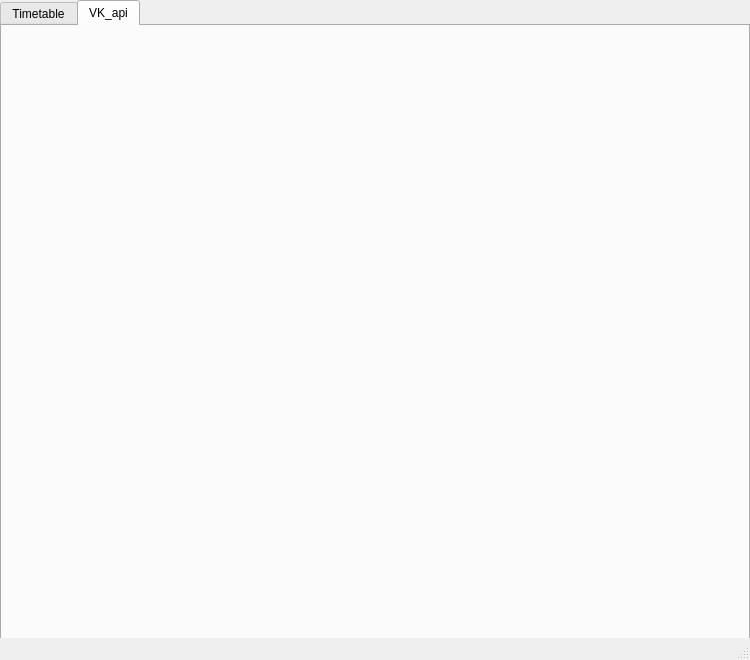
<?xml version="1.0" encoding="UTF-8"?>
<ui version="4.0">
 <class>MainWindow</class>
 <widget class="QMainWindow" name="MainWindow">
  <property name="geometry">
   <rect>
    <x>0</x>
    <y>0</y>
    <width>750</width>
    <height>660</height>
   </rect>
  </property>
  <property name="minimumSize">
   <size>
    <width>750</width>
    <height>660</height>
   </size>
  </property>
  <property name="maximumSize">
   <size>
    <width>750</width>
    <height>660</height>
   </size>
  </property>
  <property name="windowTitle">
   <string>Time_table bot</string>
  </property>
  <property name="windowOpacity">
   <double>1.000000000000000</double>
  </property>
  <property name="toolTip">
   <string notr="true"/>
  </property>
  <property name="autoFillBackground">
   <bool>false</bool>
  </property>
  <widget class="QWidget" name="centralwidget">
   <widget class="QTabWidget" name="tabWidget">
    <property name="geometry">
     <rect>
      <x>0</x>
      <y>0</y>
      <width>750</width>
      <height>700</height>
     </rect>
    </property>
    <property name="currentIndex">
     <number>1</number>
    </property>
    <widget class="QWidget" name="tab">
     <attribute name="title">
      <string>Timetable</string>
     </attribute>
     <widget class="QTableWidget" name="timetable">
      <property name="geometry">
       <rect>
        <x>280</x>
        <y>0</y>
        <width>461</width>
        <height>301</height>
       </rect>
      </property>
     </widget>
     <widget class="QListWidget" name="lessons_list">
      <property name="geometry">
       <rect>
        <x>10</x>
        <y>30</y>
        <width>191</width>
        <height>171</height>
       </rect>
      </property>
     </widget>
     <widget class="QPushButton" name="db_update">
      <property name="geometry">
       <rect>
        <x>200</x>
        <y>30</y>
        <width>31</width>
        <height>201</height>
       </rect>
      </property>
      <property name="text">
       <string>|&gt;</string>
      </property>
     </widget>
     <widget class="QTimeEdit" name="add_time">
      <property name="geometry">
       <rect>
        <x>10</x>
        <y>200</y>
        <width>191</width>
        <height>31</height>
       </rect>
      </property>
      <property name="toolTip">
       <string>&lt;html&gt;&lt;head/&gt;&lt;body&gt;&lt;p&gt;&lt;br/&gt;&lt;/p&gt;&lt;/body&gt;&lt;/html&gt;</string>
      </property>
     </widget>
     <widget class="QLineEdit" name="lesson_line">
      <property name="geometry">
       <rect>
        <x>10</x>
        <y>250</y>
        <width>141</width>
        <height>31</height>
       </rect>
      </property>
      <property name="text">
       <string>Урок</string>
      </property>
     </widget>
     <widget class="QPushButton" name="add_lesson">
      <property name="geometry">
       <rect>
        <x>150</x>
        <y>250</y>
        <width>81</width>
        <height>31</height>
       </rect>
      </property>
      <property name="text">
       <string>Добавить</string>
      </property>
     </widget>
     <widget class="QPushButton" name="authorize">
      <property name="geometry">
       <rect>
        <x>0</x>
        <y>0</y>
        <width>91</width>
        <height>23</height>
       </rect>
      </property>
      <property name="text">
       <string>Авторизация</string>
      </property>
     </widget>
    </widget>
    <widget class="QWidget" name="tab_2">
     <attribute name="title">
      <string>VK_api</string>
     </attribute>
    </widget>
   </widget>
  </widget>
  <widget class="QStatusBar" name="statusbar"/>
 </widget>
 <resources/>
 <connections/>
</ui>
